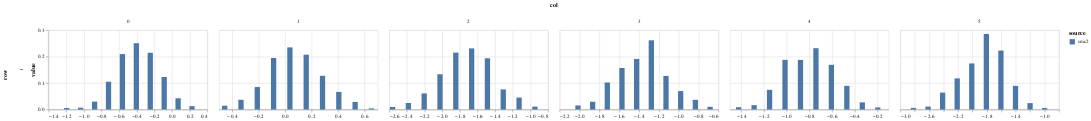

Notebook cell for this chart:
### Code cell
# ps_smc2 = post_process_sign(ps_smc2)
pdata = get_histogram_data(ps_smc2, 'alpha')
pdata['source'] = 'smc2'

plot_weighted_histogram(pdata, height=150, width = 300)

### Figure 1 — Vega-Lite specification as saved in the notebook (floating-point values rounded to 4 significant figures)
{"config": {"view": {"continuousWidth": 400, "continuousHeight": 300}}, "data": {"name": "data-ffba32c9720cd048b8b51f71cd1c10b6"}, "mark": {"type": "bar", "width": 10}, "encoding": {"color": {"type": "nominal", "field": "source"}, "column": {"type": "quantitative", "field": "col"}, "row": {"type": "quantitative", "field": "row"}, "x": {"type": "quantitative", "field": "bin", "title": null}, "y": {"type": "quantitative", "field": "value"}}, "height": 150, "resolve": {"scale": {"x": "independent"}}, "width": 300, "$schema": "https://vega.github.io/schema/vega-lite/v4.8.1.json", "datasets": {"data-ffba32c9720cd048b8b51f71cd1c10b6": [{"value": 0.005691, "bin": -1.195, "col": 0, "row": 1, "source": "smc2"}, {"value": 0.006896, "bin": -1.037, "col": 0, "row": 1, "source": "smc2"}, {"value": 0.02976, "bin": -0.8792, "col": 0, "row": 1, "source": "smc2"}, {"value": 0.1048, "bin": -0.7213, "col": 0, "row": 1, "source": "smc2"}, {"value": 0.2095, "bin": -0.5635, "col": 0, "row": 1, "source": "smc2"}, {"value": 0.2507, "bin": -0.4056, "col": 0, "row": 1, "source": "smc2"}, {"value": 0.2144, "bin": -0.2477, "col": 0, "row": 1, "source": "smc2"}, {"value": 0.1231, "bin": -0.08984, "col": 0, "row": 1, "source": "smc2"}, {"value": 0.04253, "bin": 0.06804, "col": 0, "row": 1, "source": "smc2"}, {"value": 0.01261, "bin": 0.2259, "col": 0, "row": 1, "source": "smc2"}, {"value": 0.01435, "bin": -0.4571, "col": 1, "row": 1, "source": "smc2"}, {"value": 0.03688, "bin": -0.3338, "col": 1, "row": 1, "source": "smc2"}, {"value": 0.08497, "bin": -0.2105, "col": 1, "row": 1, "source": "smc2"}, {"value": 0.1947, "bin": -0.08719, "col": 1, "row": 1, "source": "smc2"}, {"value": 0.2349, "bin": 0.0361, "col": 1, "row": 1, "source": "smc2"}, {"value": 0.2073, "bin": 0.1594, "col": 1, "row": 1, "source": "smc2"}, {"value": 0.1276, "bin": 0.2827, "col": 1, "row": 1, "source": "smc2"}, {"value": 0.06651, "bin": 0.406, "col": 1, "row": 1, "source": "smc2"}, {"value": 0.02873, "bin": 0.5293, "col": 1, "row": 1, "source": "smc2"}, {"value": 0.004132, "bin": 0.6525, "col": 1, "row": 1, "source": "smc2"}, {"value": 0.009441, "bin": -2.564, "col": 2, "row": 1, "source": "smc2"}, {"value": 0.02462, "bin": -2.384, "col": 2, "row": 1, "source": "smc2"}, {"value": 0.06078, "bin": -2.205, "col": 2, "row": 1, "source": "smc2"}, {"value": 0.1332, "bin": -2.026, "col": 2, "row": 1, "source": "smc2"}, {"value": 0.2151, "bin": -1.846, "col": 2, "row": 1, "source": "smc2"}, {"value": 0.2311, "bin": -1.667, "col": 2, "row": 1, "source": "smc2"}, {"value": 0.1937, "bin": -1.487, "col": 2, "row": 1, "source": "smc2"}, {"value": 0.07588, "bin": -1.308, "col": 2, "row": 1, "source": "smc2"}, {"value": 0.04511, "bin": -1.129, "col": 2, "row": 1, "source": "smc2"}, {"value": 0.01102, "bin": -0.9492, "col": 2, "row": 1, "source": "smc2"}, {"value": 0.01532, "bin": -2.016, "col": 3, "row": 1, "source": "smc2"}, {"value": 0.02934, "bin": -1.868, "col": 3, "row": 1, "source": "smc2"}, {"value": 0.1022, "bin": -1.72, "col": 3, "row": 1, "source": "smc2"}, {"value": 0.1568, "bin": -1.572, "col": 3, "row": 1, "source": "smc2"}, {"value": 0.1912, "bin": -1.424, "col": 3, "row": 1, "source": "smc2"}, {"value": 0.2617, "bin": -1.276, "col": 3, "row": 1, "source": "smc2"}, {"value": 0.1271, "bin": -1.128, "col": 3, "row": 1, "source": "smc2"}, {"value": 0.06961, "bin": -0.9802, "col": 3, "row": 1, "source": "smc2"}, {"value": 0.03654, "bin": -0.8322, "col": 3, "row": 1, "source": "smc2"}, {"value": 0.01027, "bin": -0.6843, "col": 3, "row": 1, "source": "smc2"}, {"value": 0.008733, "bin": -1.424, "col": 4, "row": 1, "source": "smc2"}, {"value": 0.0165, "bin": -1.287, "col": 4, "row": 1, "source": "smc2"}, {"value": 0.07432, "bin": -1.151, "col": 4, "row": 1, "source": "smc2"}, {"value": 0.1877, "bin": -1.015, "col": 4, "row": 1, "source": "smc2"}, {"value": 0.1875, "bin": -0.8785, "col": 4, "row": 1, "source": "smc2"}, {"value": 0.2318, "bin": -0.7421, "col": 4, "row": 1, "source": "smc2"}, {"value": 0.169, "bin": -0.6058, "col": 4, "row": 1, "source": "smc2"}, {"value": 0.08952, "bin": -0.4694, "col": 4, "row": 1, "source": "smc2"}, {"value": 0.02705, "bin": -0.3331, "col": 4, "row": 1, "source": "smc2"}, {"value": 0.007827, "bin": -0.1967, "col": 4, "row": 1, "source": "smc2"}, {"value": 0.005963, "bin": -2.818, "col": 5, "row": 1, "source": "smc2"}, {"value": 0.01099, "bin": -2.616, "col": 5, "row": 1, "source": "smc2"}, {"value": 0.064, "bin": -2.414, "col": 5, "row": 1, "source": "smc2"}, {"value": 0.1177, "bin": -2.212, "col": 5, "row": 1, "source": "smc2"}, {"value": 0.1741, "bin": -2.01, "col": 5, "row": 1, "source": "smc2"}, {"value": 0.2854, "bin": -1.808, "col": 5, "row": 1, "source": "smc2"}, {"value": 0.2228, "bin": -1.606, "col": 5, "row": 1, "source": "smc2"}, {"value": 0.0893, "bin": -1.404, "col": 5, "row": 1, "source": "smc2"}, {"value": 0.02412, "bin": -1.202, "col": 5, "row": 1, "source": "smc2"}, {"value": 0.005576, "bin": -0.9997, "col": 5, "row": 1, "source": "smc2"}]}}
